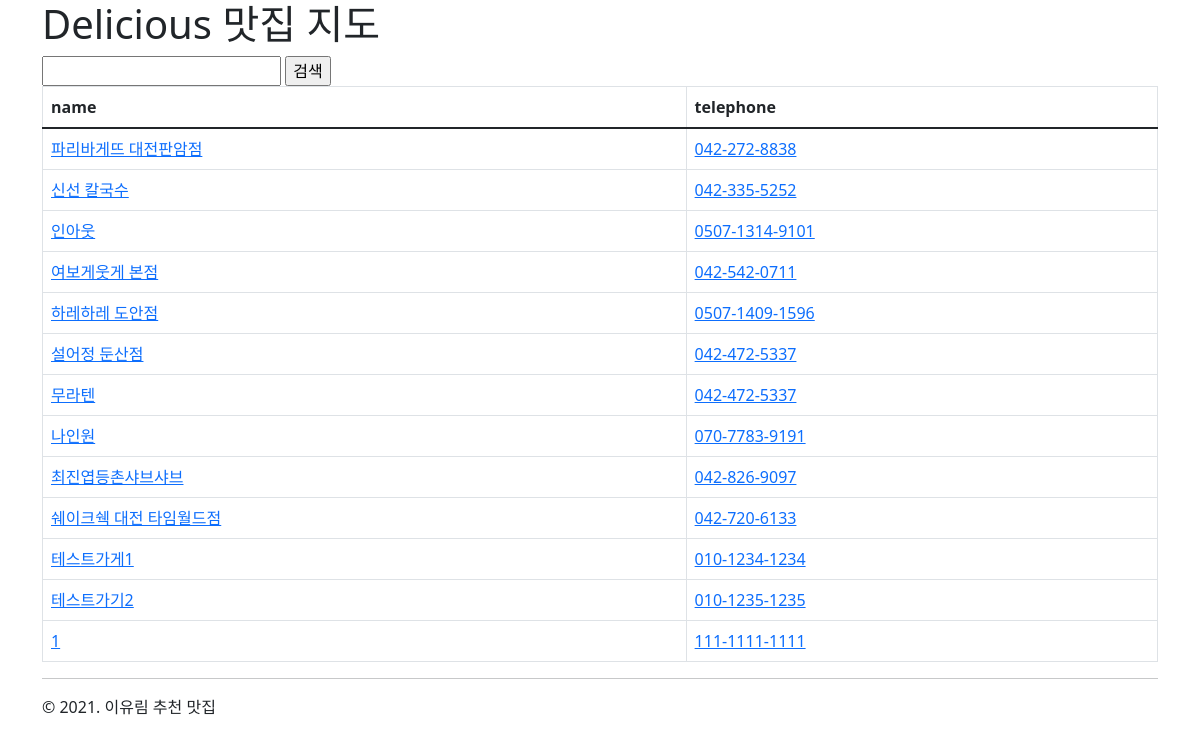
Screenshot of /delicious/ with the database file from the repository.
### delicious/models.py (models this page shows)
class Shop(models.Model):
    name = models.CharField(max_length=100, db_index=True)
    description = models.TextField(blank=True)
    address = models.CharField(max_length=100)
    latitude = models.FloatField(verbose_name="위도")
    longitude = models.FloatField(verbose_name="경도")
    telephone = models.CharField\
        (max_length=15,
         validators=[
             RegexValidator(r"^\d{3,4}-?\d{3,4}-?\d{4}$",
                            message="전화번호를 입력해 주세요."),
         ])
    created_at = models.DateTimeField(auto_now_add=True)
    updated_at = models.DateTimeField(auto_now=True)

### delicious/views.py (the view)
# urls.py: path('', shop_list, name='shop_list'),
def shop_list(request: HttpRequest) -> HttpResponse:
    qs = Shop.objects.all()
    query = request.GET.get("query", "")   # 사전과 같음.
    if query:
        qs = qs.filter(name__icontains=query)
    context_data = {
        "shop_list": qs,
    }                             # 장고에서 사용하고 있는 정식 명칭
    return render(request, "delicious/shop_list.html", context_data)

### delicious/templates/delicious/shop_list.html
{% extends "delicious/layout.html" %}
{% block content %}
    <form action="" method="get">
        <input type="text" name="query" value="{{ request.GET.query }}"/>
        <input type="submit" value="검색" />
    </form>
    <table class="table table-hover table-bordered">
        <thead>
            <tr>
                <th>name</th>
                <th>telephone</th>
            </tr>
        </thead>
        <tbody>
            {% for shop in shop_list %}
                <tr>
                    <td>
                        <a href="{% url "delicious:shop_detail" shop.pk %}">
                        {{ shop.name }}
                        </a>
                    </td>
                    <td>
                        <a href="tel:{{ shop.telephone }}">
                        {{ shop.telephone }}
                        </a>
                    </td>
                </tr>
            {% endfor %}
        </tbody>
    </table>
{% endblock %}

### rows the page displays
Shop: name "파리바게뜨 대전판암점", telephone "042-272-8838"
Shop: name "신선 칼국수", telephone "042-335-5252"
Shop: name "인아웃", telephone "0507-1314-9101"
Shop: name "여보게웃게 본점", telephone "042-542-0711"
Shop: name "하레하레 도안점", telephone "0507-1409-1596"
Shop: name "설어정 둔산점", telephone "042-472-5337"
Shop: name "무라텐", telephone "042-472-5337"
Shop: name "나인원", telephone "070-7783-9191"
Shop: name "최진엽등촌샤브샤브", telephone "042-826-9097"
Shop: name "쉐이크쉑 대전 타임월드점", telephone "042-720-6133"
Shop: name "테스트가게1", telephone "010-1234-1234"
Shop: name "테스트가기2", telephone "010-1235-1235"
Shop: name "1", telephone "111-1111-1111"
